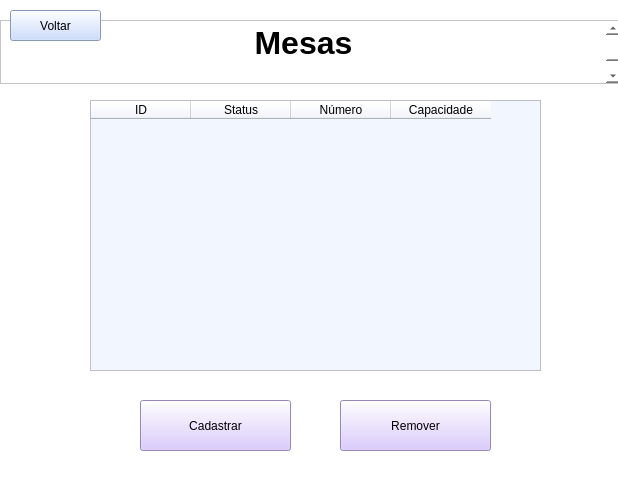
<?xml version="1.0" encoding="UTF-8"?>
<ui version="4.0">
 <class>MainWindow</class>
 <widget class="QMainWindow" name="MainWindow">
  <property name="geometry">
   <rect>
    <x>0</x>
    <y>0</y>
    <width>618</width>
    <height>500</height>
   </rect>
  </property>
  <property name="windowTitle">
   <string>MainWindow</string>
  </property>
  <property name="styleSheet">
   <string notr="true">background-color: rgb(255, 255, 255);</string>
  </property>
  <widget class="QWidget" name="centralwidget">
   <widget class="QTextEdit" name="textEdit">
    <property name="geometry">
     <rect>
      <x>0</x>
      <y>20</y>
      <width>621</width>
      <height>64</height>
     </rect>
    </property>
    <property name="html">
     <string>&lt;!DOCTYPE HTML PUBLIC &quot;-//W3C//DTD HTML 4.0//EN&quot; &quot;http://www.w3.org/TR/REC-html40/strict.dtd&quot;&gt;
&lt;html&gt;&lt;head&gt;&lt;meta name=&quot;qrichtext&quot; content=&quot;1&quot; /&gt;&lt;meta charset=&quot;utf-8&quot; /&gt;&lt;style type=&quot;text/css&quot;&gt;
p, li { white-space: pre-wrap; }
hr { height: 1px; border-width: 0; }
li.unchecked::marker { content: &quot;\2610&quot;; }
li.checked::marker { content: &quot;\2612&quot;; }
&lt;/style&gt;&lt;/head&gt;&lt;body style=&quot; font-family:'Segoe UI'; font-size:9pt; font-weight:400; font-style:normal;&quot;&gt;
&lt;p align=&quot;center&quot; style=&quot; margin-top:0px; margin-bottom:0px; margin-left:0px; margin-right:0px; -qt-block-indent:0; text-indent:0px;&quot;&gt;&lt;span style=&quot; font-size:24pt; font-weight:700;&quot;&gt;Mesas&lt;/span&gt;&lt;/p&gt;
&lt;p align=&quot;center&quot; style=&quot;-qt-paragraph-type:empty; margin-top:0px; margin-bottom:0px; margin-left:0px; margin-right:0px; -qt-block-indent:0; text-indent:0px; font-size:24pt; font-weight:700;&quot;&gt;&lt;br /&gt;&lt;/p&gt;&lt;/body&gt;&lt;/html&gt;</string>
    </property>
   </widget>
   <widget class="QTableWidget" name="tabela_mesas">
    <property name="geometry">
     <rect>
      <x>90</x>
      <y>100</y>
      <width>451</width>
      <height>271</height>
     </rect>
    </property>
    <property name="styleSheet">
     <string notr="true">background-color: rgb(242, 246, 255);</string>
    </property>
    <column>
     <property name="text">
      <string>ID</string>
     </property>
    </column>
    <column>
     <property name="text">
      <string>Status</string>
     </property>
    </column>
    <column>
     <property name="text">
      <string>Número</string>
     </property>
    </column>
    <column>
     <property name="text">
      <string>Capacidade</string>
     </property>
    </column>
   </widget>
   <widget class="QPushButton" name="bt_cadastrarMesa">
    <property name="geometry">
     <rect>
      <x>140</x>
      <y>400</y>
      <width>151</width>
      <height>51</height>
     </rect>
    </property>
    <property name="styleSheet">
     <string notr="true">background-color: rgb(209, 187, 255);</string>
    </property>
    <property name="text">
     <string>Cadastrar</string>
    </property>
   </widget>
   <widget class="QPushButton" name="bt_removerMesa">
    <property name="geometry">
     <rect>
      <x>340</x>
      <y>400</y>
      <width>151</width>
      <height>51</height>
     </rect>
    </property>
    <property name="styleSheet">
     <string notr="true">background-color: rgb(209, 187, 255);</string>
    </property>
    <property name="text">
     <string>Remover</string>
    </property>
   </widget>
   <widget class="QPushButton" name="bt_voltar">
    <property name="geometry">
     <rect>
      <x>10</x>
      <y>10</y>
      <width>91</width>
      <height>31</height>
     </rect>
    </property>
    <property name="styleSheet">
     <string notr="true">background-color: rgb(190, 211, 255);</string>
    </property>
    <property name="text">
     <string>Voltar</string>
    </property>
   </widget>
  </widget>
  <widget class="QStatusBar" name="statusbar"/>
 </widget>
 <resources/>
 <connections/>
</ui>
